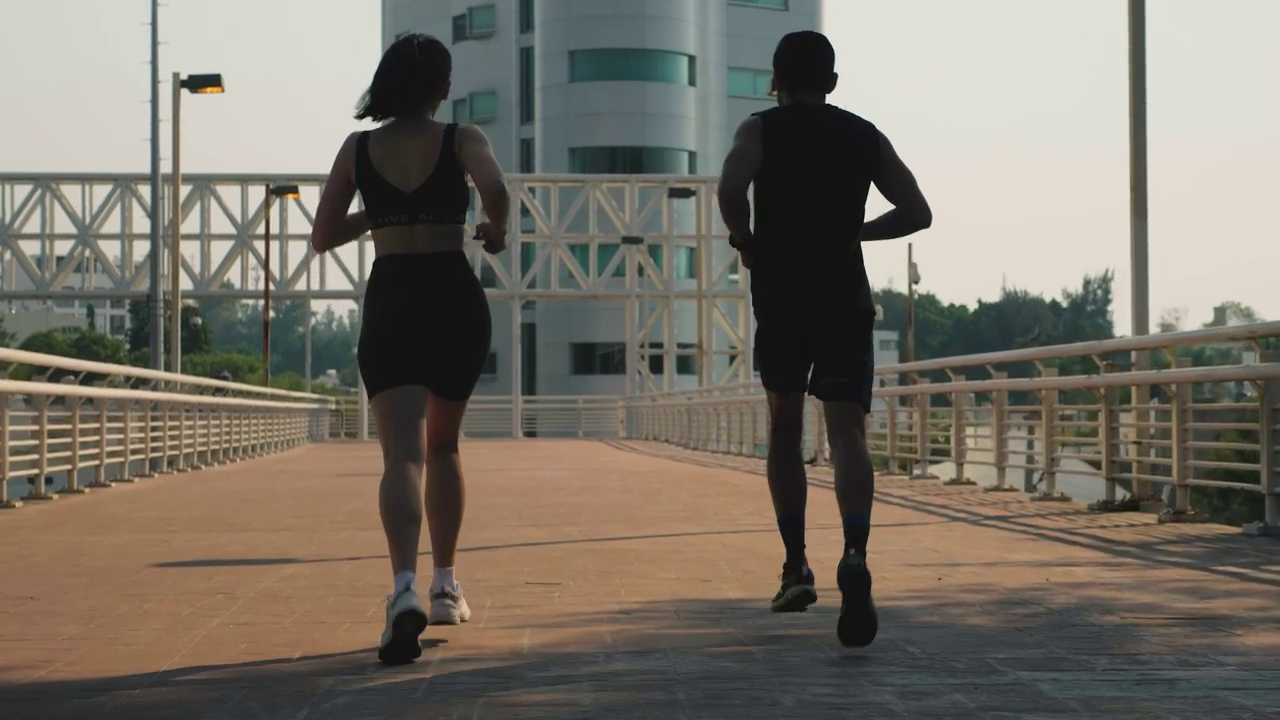
#> input picture frame 29 of Images/mixkit-man-and-woman-jogging-together-on-the-street-40881-hd-ready.mp4, 1280 x 720 px, given in place of the camera
$ jupyter execute ObjectDetectionUsingContours.ipynb   (text cells are left out)
#> lines starting #> are read from the running program, lines starting #| are printed output that depends on the picture; after the words box and inside, x2 and y2 are one past the last pixel; in counts of white or black regions, pixels touching at a corner belong together
[cell 1]
import cv2
import numpy as np

[cell 2]
def nothing(x):
    pass

cv2.namedWindow('hancy')
cv2.createTrackbar("th","hancy",0,255,nothing)

cv2.createTrackbar("lb","hancy",0,255,nothing)
cv2.createTrackbar("lg","hancy",0,255,nothing)
cv2.createTrackbar("lr","hancy",0,255,nothing)

cv2.createTrackbar("hb","hancy",255,255,nothing)
cv2.createTrackbar("hg","hancy",255,255,nothing)
cv2.createTrackbar("hr","hancy",255,255,nothing)

cap = cv2.VideoCapture(0)
while cap.isOpened():
    r,frame = cap.read()
#> frame is the input picture: shape (720, 1280, 3); mean B, G, R 104, 114.4, 120.7
    if r == True:
        frame = cv2.flip(frame,1)
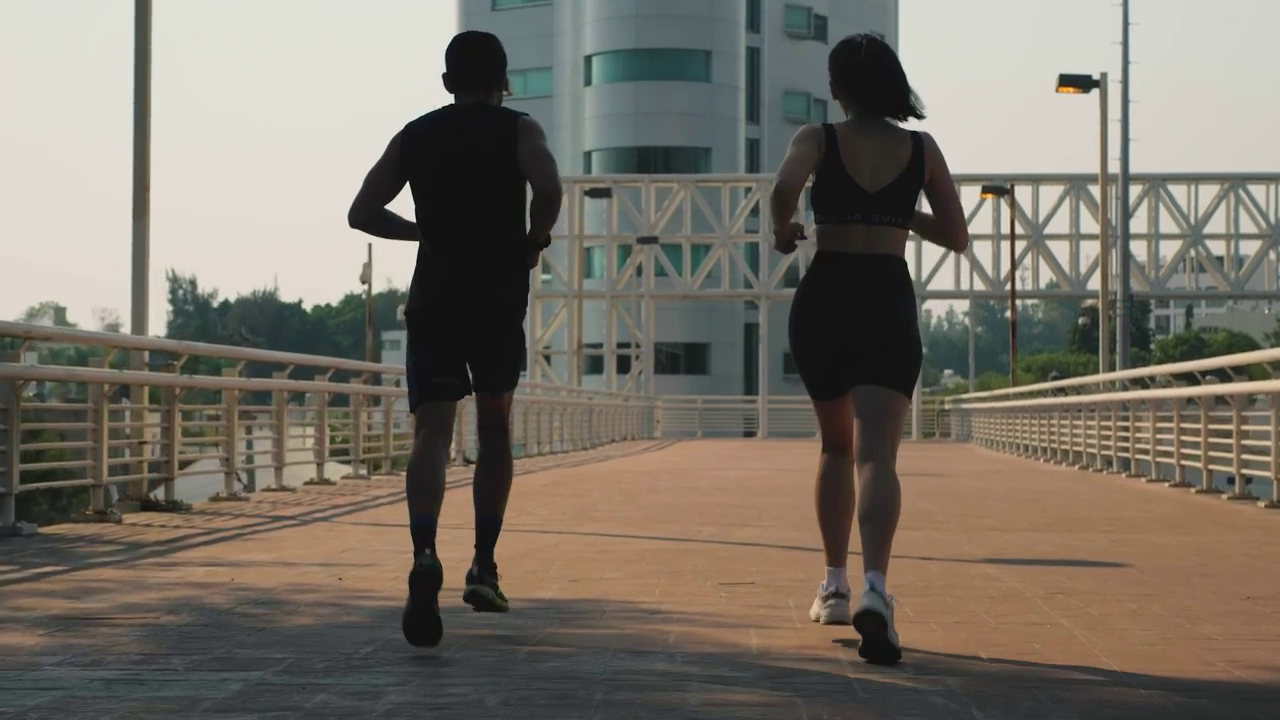
#> frame: shape (720, 1280, 3); mean B, G, R 104, 114.4, 120.7
        frame = cv2.resize(frame,(400,400))
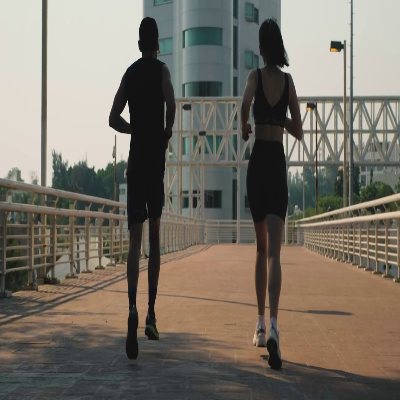
#> frame: shape (400, 400, 3); mean B, G, R 104, 114.3, 120.7
        hsv = cv2.cvtColor(frame,cv2.COLOR_BGR2HSV)
#> hsv: shape (400, 400, 3); mean H, S, V 37, 44.6, 123.4
        thr = cv2.getTrackbarPos('th','hancy')
        Lb = cv2.getTrackbarPos("lb","hancy")
        Lg = cv2.getTrackbarPos("lg","hancy")
        Lr = cv2.getTrackbarPos("lr","hancy")

        Ub = cv2.getTrackbarPos("hb","hancy")
        Ug = cv2.getTrackbarPos("hg","hancy")
        Ur = cv2.getTrackbarPos("hr","hancy")

        lower = np.array([Lb,Lg,Lr])
        upper = np.array([Ub,Ug,Ur])
        masks = cv2.inRange(hsv,lower,upper)
#> masks: shape (400, 400); every value is 255
        res = cv2.bitwise_and(frame,frame,mask=masks)
        fr = cv2.bitwise_not(res)
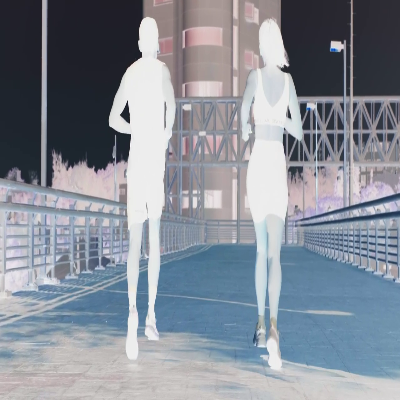
#> fr: shape (400, 400, 3); mean B, G, R 151, 140.7, 134.3

        _,thi = cv2.threshold(masks,thr,255,cv2.THRESH_BINARY)
        cnt,hr = cv2.findContours(thi, cv2.RETR_TREE,cv2.CHAIN_APPROX_SIMPLE)
#> cnt = [[[0, 0], [0, 399], [399, 399], [399, 0]]]; hr = [[-1, -1, -1, -1]]

        cv2.drawContours(frame,cnt,-1,(255,0,0),2)
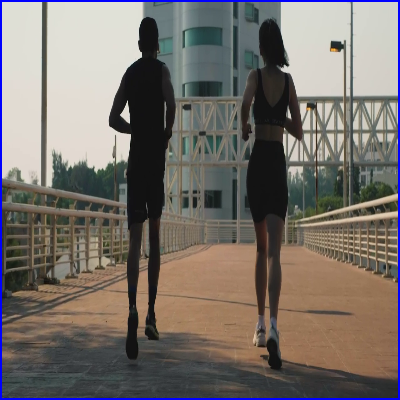
#> frame: shape (400, 400, 3); 1.99% of pixels changed, all inside (x1, y1, x2, y2) = (0, 0, 400, 400)
        cv2.imshow('thr',thi)
        cv2.imshow("res",res)
        cv2.imshow("mask",masks)
        cv2.imshow("cv",frame)
        if cv2.waitKey(25) & 0xff == ord("p"):
#> (key Esc is pressed here)
                break
    else:
        break

cap.release()
cv2.destroyAllWindows()

$ run again, starting later in the video
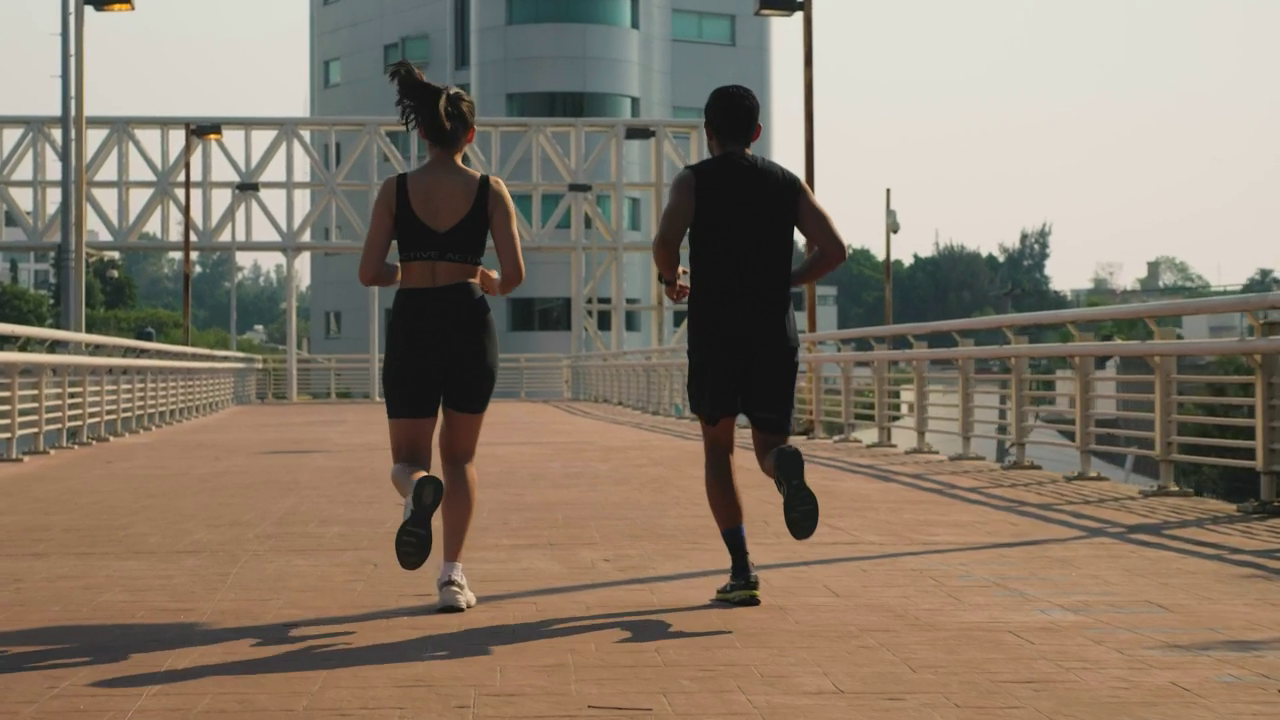
#> input picture frame 134 of Images/mixkit-man-and-woman-jogging-together-on-the-street-40881-hd-ready.mp4, 1280 x 720 px, given in place of the camera
#> frame is the input picture: shape (720, 1280, 3); mean B, G, R 107.5, 122.8, 135.7
#> hsv: shape (400, 400, 3); mean H, S, V 28.2, 59.3, 137.9
#> masks: shape (400, 400); every value is 255
#> `fr = cv2.bitwise_not(res)`:
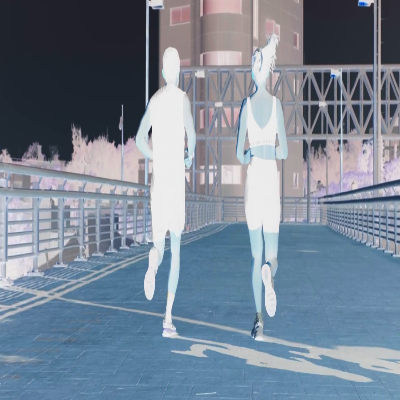
#> fr: shape (400, 400, 3); mean B, G, R 147.6, 132.3, 119.3
#> cnt = [[[0, 0], [0, 399], [399, 399], [399, 0]]]; hr = [[-1, -1, -1, -1]]
#> `cv2.drawContours(frame,cnt,-1,(255,0,0),2)`:
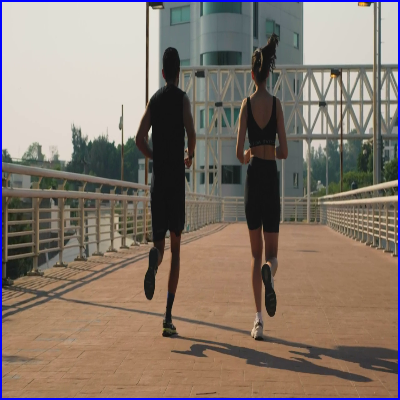
#> frame: shape (400, 400, 3); mean B, G, R 110.1, 120, 132.7

$ run again, starting later in the video
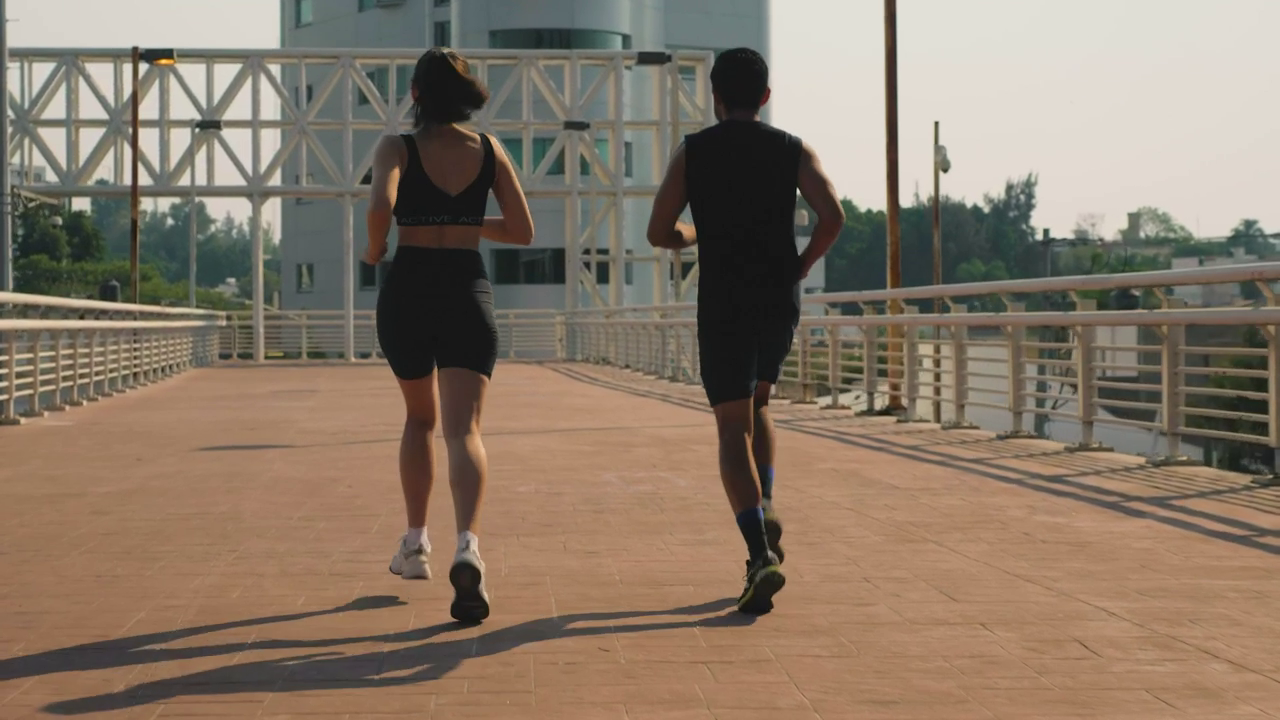
#> input picture frame 239 of Images/mixkit-man-and-woman-jogging-together-on-the-street-40881-hd-ready.mp4, 1280 x 720 px, given in place of the camera
#> frame is the input picture: shape (720, 1280, 3); mean B, G, R 104.1, 120.5, 136.3
#> hsv: shape (400, 400, 3); mean H, S, V 26.1, 62.8, 138
#> masks: shape (400, 400); every value is 255
#> `fr = cv2.bitwise_not(res)`:
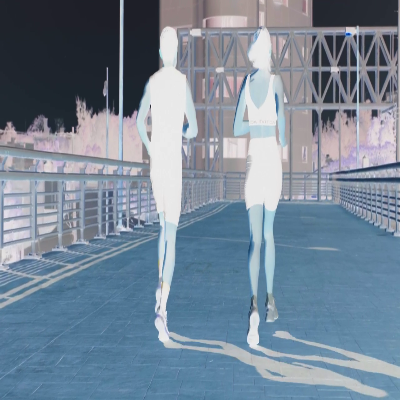
#> fr: shape (400, 400, 3); mean B, G, R 151, 134.6, 118.8
#> cnt = [[[0, 0], [0, 399], [399, 399], [399, 0]]]; hr = [[-1, -1, -1, -1]]
#> `cv2.drawContours(frame,cnt,-1,(255,0,0),2)`:
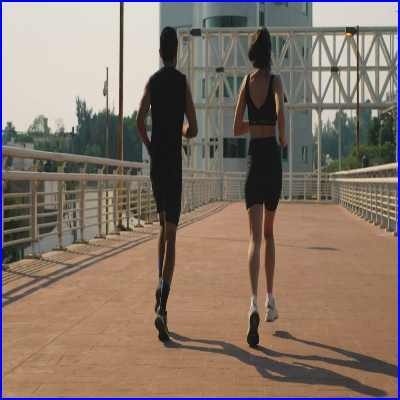
#> frame: shape (400, 400, 3); mean B, G, R 106.7, 117.7, 133.2
